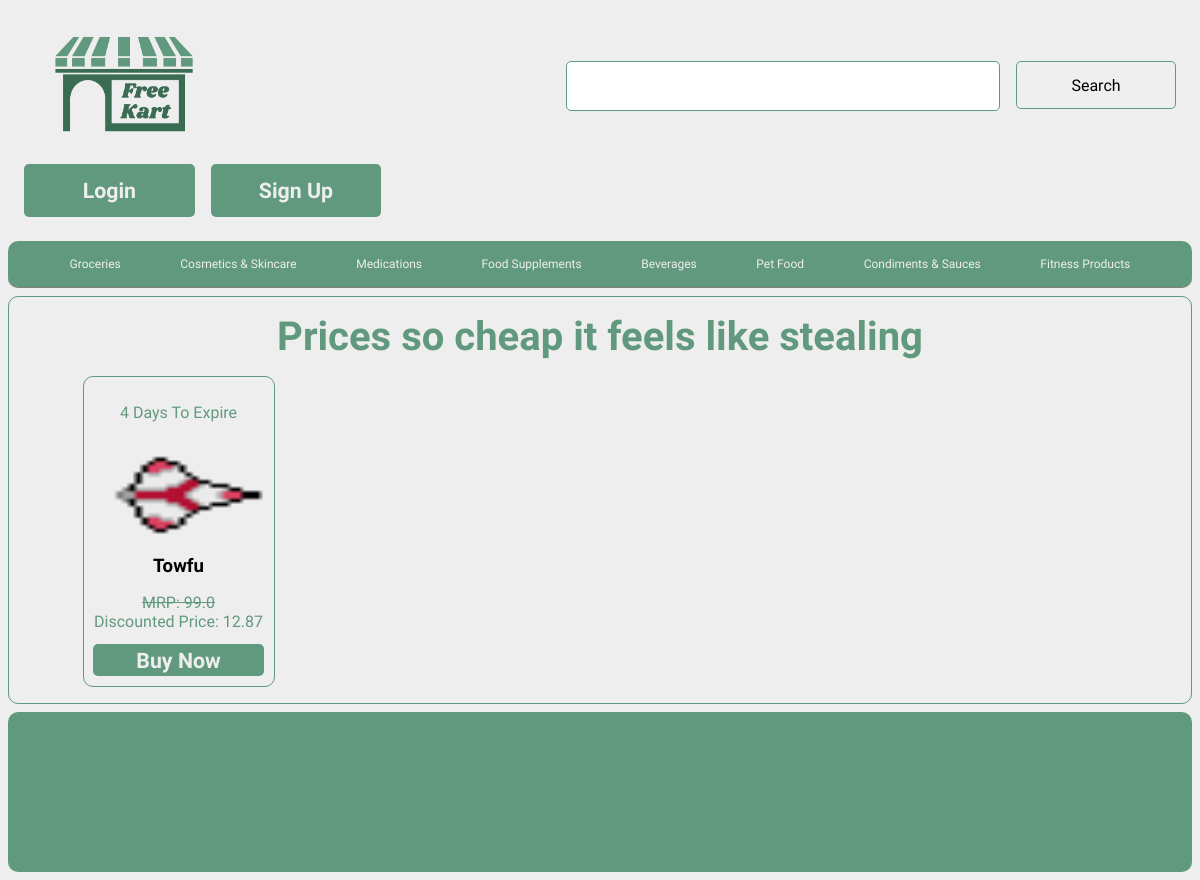
Before: / with the older database file.
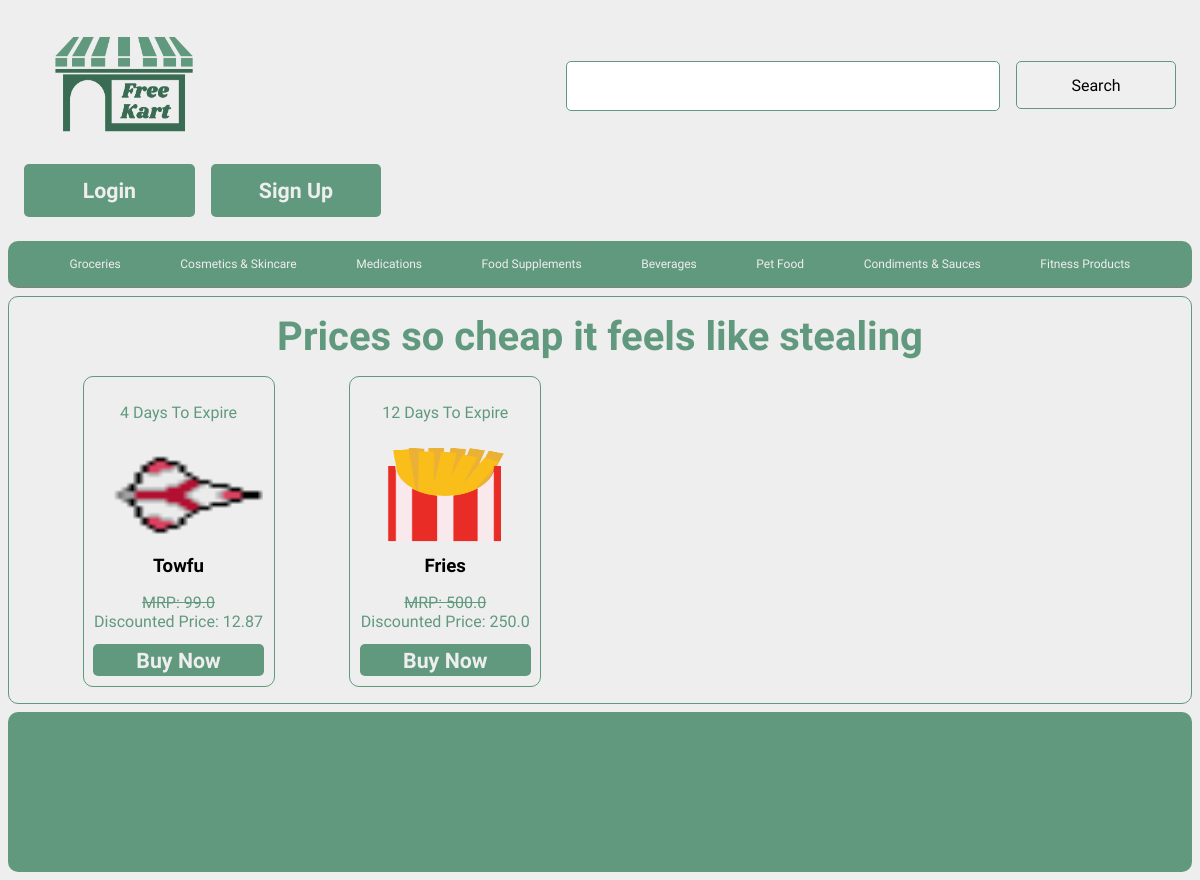
After: the same page with the newer database file.
### models.py (models this page shows, shortened)
class Product(db.Model):
    __tablename__ = "products"
    id = db.Column(db.Integer, primary_key=True, autoincrement=True)
    expiry = db.Column(db.DateTime, nullable=False)
    pic = db.Column(db.String(50), nullable=False, default="")
    name = db.Column(db.String(50), nullable=False)
    quantity = db.Column(db.Integer, nullable=False)
    price = db.Column(db.Float, nullable=False)
    category = db.Column(db.String(25), nullable=False)
    seller_id = db.Column(db.Integer, db.ForeignKey('sellers.id'), nullable=False)

### routes/core.py (the view)
@core.route("/")
def root():
    products = db.session.query(Product).all()
    for product in products :
        product.days = (product.expiry - datetime.now()).days
        product.effective_price = Calc_effective_price(product.price, product.days)
    return render_template("landing.html" , products=products)

### routes/api.py (called while the page is built)
def Calc_effective_price(MRP, time):
    if time > 21:
        price = MRP * 0.90  # 10% discount
    elif time > 14:
        price = MRP * 0.75  # 25% discount
    elif time > 7:
        price = MRP * 0.50  # 50% discount
    elif time == 7:
        price = MRP * 0.25  # 25% discount
    elif time == 6:
        price = MRP * 0.20  # 80% discount
    elif time == 5:
        price = MRP * 0.16  # 84% discount
    elif time == 4:
        price = MRP * 0.13  # 87% discount
    elif time == 3:
        price = MRP * 0.11  # 89% discount
    elif time == 2:
        price = MRP * 0.10  # 90% discount
    elif time == 1:
        price = MRP * 0.9  # 91% discount
    else:
        price = MRP
    return round(price,2)

### templates/landing.html
{% extends "base.html" %}
{% block content %}
<div class="display">
  <div class="heading">
    Prices so cheap it feels like stealing
  </div>
  <div class="products">
    {% for product in products %}
    <div class="product-banner">
      <p>{{product.days}} Days To Expire</p>
      <img src="{{product.pic}}" height="120" width="200"" alt="Product Image">
      <name>{{ product.name }}</name>
      <p><strike>MRP: {{product.price}}</strike><br>
      Discounted Price: {{product.effective_price}}</p>
      <br>
      <button>
        Buy Now
      </button>
    </div>
    {% endfor %}
  </div>
</div>
{% endblock %}

### templates/base.html (shortened to what this page needs)
<!DOCTYPE html>
<html>
  <head>
    <link rel="stylesheet" href="{{ url_for("static", filename = 'css/global.css')}}">
  </head>
  <body>
    <div class="nav-bar">
      <div class="logo">
        <img onclick = "window.location='/'" src="{{ url_for("static", filename = 'img/logo.png')}}" height="120" width="200">
      </div>
      <form class="nav-button">
        <input type="text" id = "query">
        <input type="submit" id = "search"value = "Search">
      </form>
      <div class="feilds">
        <button onclick="window.location='/login/'">Login</button>
        <button onclick="window.location='/register/'">Sign Up</button>
      </div>
    </div>
    <div class="categories">
        <button>Groceries</button>
        <button>Cosmetics & Skincare</button>
        <button>Medications</button>
        <button>Food Supplements</button>
        <button>Beverages</button>
        <button>Pet Food</button>
        <button>Condiments & Sauces</button>
        <button>Fitness Products</button>
    </div>
    {% block content %}
    {% endblock %}
  </body>
  <footer>
  </footer>
</html>

### static/css/global.css (style rules this page uses)
:root { --primary : #61997e; --white : #eeeeee; --content-font : 'Signika Negative' }
html { background-color: var(--white) }
* { margin: none; padding: none; border: none; outline: none; }
body { display: flex; flex-direction: column; gap: 0.5em; }
.nav-bar { padding: 1em; height: auto; gap: 1em; display: flex; align-items: center; justify-content: space-between; flex-wrap: wrap; }
.display { display: flex; flex-direction: column; align-items: center; gap: 1em; padding: 1em; height: auto; border-radius: 10px; border:1px solid var(--primary); }
.heading { font-family: var(--content-font); font-size: 30pt; font-weight: 700; color: var(--primary); }
input { border: 1px solid var(--primary); height: 3em; font-family: var(--content-font); font-size: 12pt; padding: 0 1em; border-radius: 5px; }
button { cursor: pointer; background-color: var(--primary); color: var(--white); font-family: var(--content-font); height: 2.5em; font-weight: bold; border-radius: 5px; font-size: 16pt; width: 8em; }
.nav-button,.feilds { display: flex; gap: 1em; }
#query { width: 25em; }
#search { width: 10em; cursor: pointer; }
.categories { border-radius: 10px; background-color: var(--primary); display: flex; justify-content: space-evenly; flex-wrap: wrap; border-bottom: 1px solid grey; padding: 0.5em; }
.categories button { height: 2.5em; width: auto; font-size: 12px; font-weight: 400; }
.products { display: grid; width: 90%; grid-template-columns: repeat(auto-fill, minmax(200px, 1fr)); gap: 2em; }
.product-banner { box-sizing: border-box; padding: 10px; display: flex; border-radius: 10px; text-align: center; flex-direction: column; font-family: var(--content-font); align-items: center; width: 12em; border: 1px solid var(--primary); }
.product-banner p { border-radius: 5px; color: var(--primary); height: 1em; }
.product-banner name { font-size: 14pt; font-weight: bold; }
.product-banner button { height: 1.5em; }
footer { height: 10em; background-color: var(--primary); border-radius: 10px; }
.logo img { cursor: pointer; }

Changed rows visible on the page:
added Product: days "12", shows a picture, name "Fries", price "500.0", effective_price "250.0"
